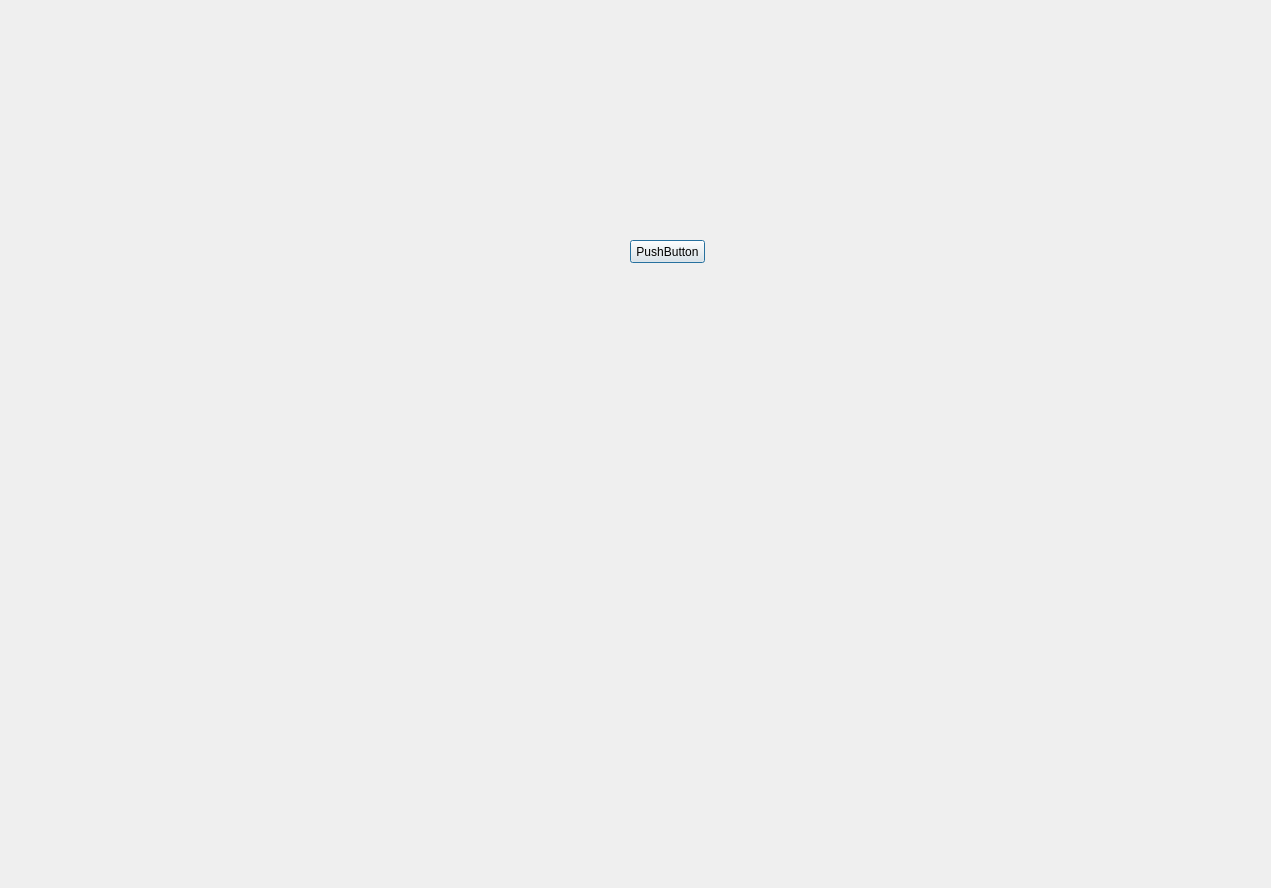
<?xml version="1.0" encoding="UTF-8"?>
<ui version="4.0">
 <class>Dialog</class>
 <widget class="QDialog" name="Dialog">
  <property name="geometry">
   <rect>
    <x>0</x>
    <y>0</y>
    <width>1271</width>
    <height>888</height>
   </rect>
  </property>
  <property name="windowTitle">
   <string>Dialog</string>
  </property>
  <widget class="QPushButton" name="btnTestStart">
   <property name="geometry">
    <rect>
     <x>630</x>
     <y>240</y>
     <width>75</width>
     <height>23</height>
    </rect>
   </property>
   <property name="text">
    <string>PushButton</string>
   </property>
  </widget>
 </widget>
 <resources/>
 <connections/>
</ui>
